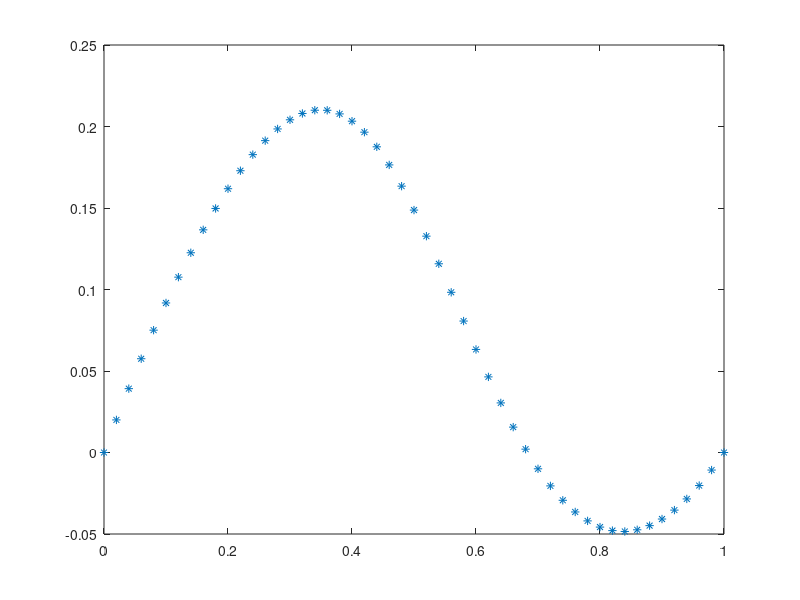

Write the MATLAB code that produced this figure.
clear all
c=1;F=3;
Z=50;
% p=0.01;T=2;
p=0.6;T=5;
% p=0.8;T=6;
N=5;%M:total_population_size:N:participations_in_the_games;
mu=0.01;%mu:exporation_rate;s:strong imitation;sigmun:nonparticipators;
beta=2;
i_c=0:1:Z;

deltaic=[];
for i=1:size(i_c,2)
  Pd=0;  
  Pc=0;
    for j_c=0:N-1
        for joc=0:i
       if j_c>i_c(i)-1
            E1=0;
       else
            E1=nchoosek(i_c(i)-1, j_c);
       end
       if (N-j_c-1)>(Z-i_c(i))
            E2=0;
       else
            E2=nchoosek(Z-i_c(i), N-j_c-1);
       end
       if j_c>i_c(i)
            E3=0;
       else
            E3=nchoosek(i_c(i), j_c);
       end
       if (N-j_c-1)>(Z-i_c(i)-1)
            E4=0;
       else
            E4=nchoosek(Z-i_c(i)-1, N-j_c-1);
       end
       if joc>j_c
           E5=0;
       else
           E5=nchoosek(j_c, joc);
       end
       temp1=E1*E2*E5*p^joc*(1-p)^(j_c-joc)/nchoosek(Z-1, N-1);
       temp2=E3*E4*E5*p^joc*(1-p)^(j_c-joc)/nchoosek(Z-1, N-1);
        pi_c=F*c*(j_c+1)/N-c+(F*c*(joc+1)/(j_c+1)-c)*(T-1)*(1+p*(N-1))/N;
        pi_d=F*c*j_c/N+(T-1)*F*c*joc*(1+(1-p)*(N-1))/(N*(j_c+1));
        Pc=Pc+temp1*pi_c;
        Pd=Pd+temp2*pi_d;
        end
    end

        deltaic(i)=i_c(i)/Z*((Z-i_c(i))/(Z-1))*(1/(1+exp(beta*(Pd-Pc)))-1/(1+exp(beta*(Pc-Pd))));
end

    plot(i_c/Z,deltaic,'*')
    hold on